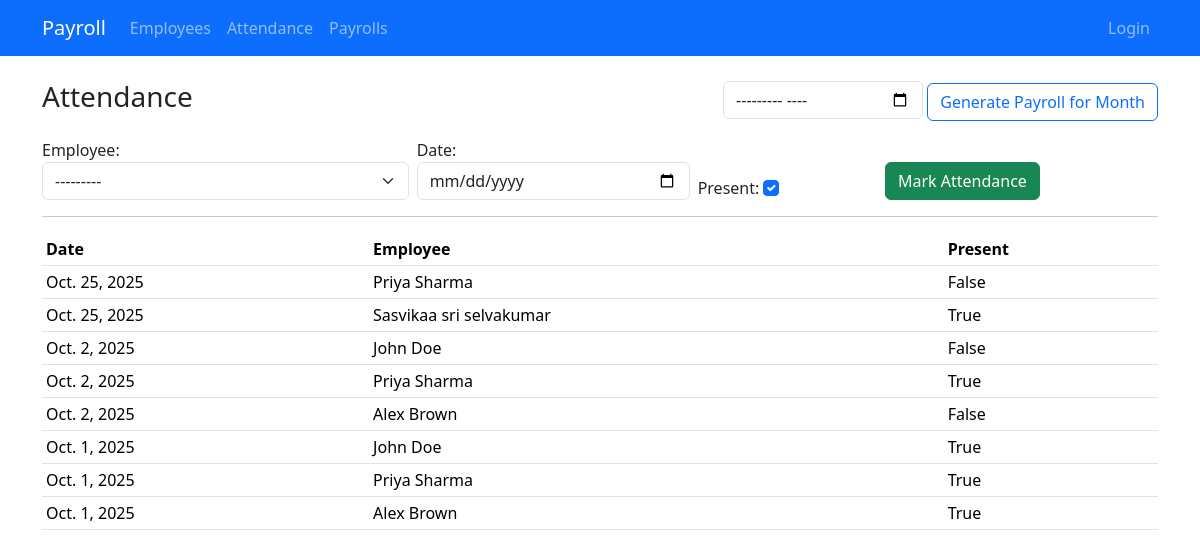
The page /attendance/ on the database its author committed.
### payroll/models.py (models this page shows, shortened)
class Attendance(models.Model):
    employee = models.ForeignKey(Employee, on_delete=models.CASCADE, related_name='attendances')
    date = models.DateField()
    present = models.BooleanField(default=True)
    class Meta:
        unique_together = ('employee','date')
        ordering = ['-date']

class Employee(models.Model):
    first_name = models.CharField(max_length=100)
    last_name = models.CharField(max_length=100, blank=True)
    email = models.EmailField(unique=True)
    designation = models.CharField(max_length=150, blank=True)
    basic_salary = models.DecimalField(max_digits=10, decimal_places=2, default=0)
    date_joined = models.DateField(null=True, blank=True)
    def __str__(self):
        return f"{self.first_name} {self.last_name}".strip()

### payroll/views.py (the view)
# urls.py: path('attendance/', views.attendance_list, name='attendance_list'),
def attendance_list(request):
    attendances = Attendance.objects.select_related('employee').all()[:200]
    form = AttendanceForm()
    return render(request, 'payroll/attendance_list.html', {'attendances': attendances, 'form': form})

### payroll/forms.py
class AttendanceForm(forms.ModelForm):
    class Meta:
        model = Attendance
        fields = ['employee','date','present']
        widgets = {
            'date': forms.DateInput(attrs={'type':'date'})
        }

### templates/payroll/attendance_list.html (shortened to what this page needs)
{% extends "payroll/base.html" %}
{% load widget_tweaks %}
{% block content %}
<div class="d-flex justify-content-between align-items-center mb-3">
  <h3>Attendance</h3>
  <div>
    <form method="get" action="{% url 'payroll:generate_payroll' %}" class="d-inline">
      <input type="month" name="month" class="form-control d-inline-block" style="width:200px" value="{{ request.GET.month|default:None }}">
      <button class="btn btn-outline-primary">Generate Payroll for Month</button>
    </form>
  </div>
</div>
<form method="post" action="{% url 'payroll:attendance_mark' %}">
  <div class="row g-2 align-items-end">
    <div class="col-md-4">{{ form.employee.label_tag }} {% render_field form.employee class="form-select" %}</div>
    <div class="col-md-3">{{ form.date.label_tag }} {% render_field form.date class="form-control" %}</div>
    <div class="col-md-2">{{ form.present.label_tag }} {% render_field form.present class="form-check-input" %}</div>
    <div class="col-md-3"><button class="btn btn-success">Mark Attendance</button></div>
  </div>
</form>
<hr/>
<table class="table table-sm">
  <thead><tr><th>Date</th><th>Employee</th><th>Present</th></tr></thead>
  <tbody>
    {% for a in attendances %}
      <tr><td>{{ a.date }}</td><td>{{ a.employee }}</td><td>{{ a.present }}</td></tr>
    {% empty %}
      <tr><td colspan="3">No records</td></tr>
    {% endfor %}
  </tbody>
</table>
{% endblock %}

### templates/payroll/base.html (shortened to what this page needs)
<!doctype html>
<html>
<head>
  <link href="https://cdn.jsdelivr.net/npm/bootstrap@5.3.2/dist/css/bootstrap.min.css" rel="stylesheet">
</head>
<body>
<nav class="navbar navbar-expand-lg navbar-dark bg-primary mb-4">
  <div class="container">
    <a class="navbar-brand" href="/">Payroll</a>
    <div class="collapse navbar-collapse">
      <ul class="navbar-nav me-auto">
        <li class="nav-item"><a class="nav-link" href="{% url 'payroll:employee_list' %}">Employees</a></li>
        <li class="nav-item"><a class="nav-link" href="{% url 'payroll:attendance_list' %}">Attendance</a></li>
        <li class="nav-item"><a class="nav-link" href="{% url 'payroll:payroll_list' %}">Payrolls</a></li>
      </ul>
      <ul class="navbar-nav">
        {% if user.is_authenticated %}
          <li class="nav-item"><a class="nav-link" href="/admin/">Admin</a></li>
        {% else %}
          <li class="nav-item"><a class="nav-link" href="/admin/login/">Login</a></li>
        {% endif %}
      </ul>
    </div>
  </div>
</nav>
<div class="container">
  {% block content %}{% endblock %}
</div>
</body>
</html>

### rows shown on the page
Attendance: date "Oct. 25, 2025", employee "Priya Sharma", present "False"
Attendance: date "Oct. 25, 2025", employee "Sasvikaa sri selvakumar", present "True"
Attendance: date "Oct. 2, 2025", employee "John Doe", present "False"
Attendance: date "Oct. 2, 2025", employee "Priya Sharma", present "True"
Attendance: date "Oct. 2, 2025", employee "Alex Brown", present "False"
Attendance: date "Oct. 1, 2025", employee "John Doe", present "True"
Attendance: date "Oct. 1, 2025", employee "Priya Sharma", present "True"
Attendance: date "Oct. 1, 2025", employee "Alex Brown", present "True"
